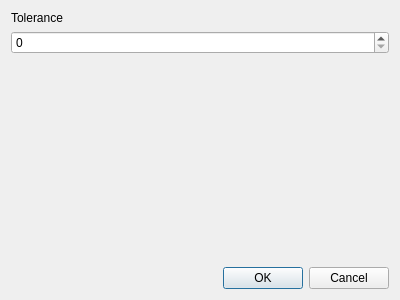
<?xml version="1.0" encoding="UTF-8"?>
<ui version="4.0">
 <class>Dialog</class>
 <widget class="QDialog" name="Dialog">
  <property name="geometry">
   <rect>
    <x>0</x>
    <y>0</y>
    <width>400</width>
    <height>300</height>
   </rect>
  </property>
  <property name="windowTitle">
   <string>Dialog</string>
  </property>
  <layout class="QVBoxLayout" name="verticalLayout">
   <item>
    <widget class="QLabel" name="label">
     <property name="sizePolicy">
      <sizepolicy hsizetype="Preferred" vsizetype="Preferred">
       <horstretch>0</horstretch>
       <verstretch>0</verstretch>
      </sizepolicy>
     </property>
     <property name="statusTip">
      <string>How close two points in a sequence must be to be considered the same.</string>
     </property>
     <property name="whatsThis">
      <string>&lt;html&gt;&lt;head/&gt;&lt;body&gt;&lt;p&gt;How close two points in a sequence must be to be considered the same.&lt;/p&gt;&lt;p&gt;Points are merged using HCA. Sequence starts are always drawn from the lowest of the set of merged points, whilst sequence ends are always drawn from the highest.&lt;/p&gt;&lt;/body&gt;&lt;/html&gt;</string>
     </property>
     <property name="text">
      <string>Tolerance</string>
     </property>
    </widget>
   </item>
   <item>
    <widget class="QSpinBox" name="NUM_TOLERANCE">
     <property name="statusTip">
      <string>How close two points in a sequence must be to be considered the same.</string>
     </property>
     <property name="whatsThis">
      <string>&lt;html&gt;&lt;head/&gt;&lt;body&gt;&lt;p&gt;How close two points in a sequence must be to be considered the same.&lt;/p&gt;&lt;p&gt;Points are merged using HCA. Sequence starts are always drawn from the lowest of the set of merged points, whilst sequence ends are always drawn from the highest.&lt;/p&gt;&lt;/body&gt;&lt;/html&gt;</string>
     </property>
     <property name="accelerated">
      <bool>true</bool>
     </property>
    </widget>
   </item>
   <item>
    <spacer name="verticalSpacer">
     <property name="orientation">
      <enum>Qt::Vertical</enum>
     </property>
     <property name="sizeHint" stdset="0">
      <size>
       <width>20</width>
       <height>40</height>
      </size>
     </property>
    </spacer>
   </item>
   <item>
    <widget class="QDialogButtonBox" name="BTNBOX_MAIN">
     <property name="orientation">
      <enum>Qt::Horizontal</enum>
     </property>
     <property name="standardButtons">
      <set>QDialogButtonBox::Cancel|QDialogButtonBox::Ok</set>
     </property>
    </widget>
   </item>
  </layout>
 </widget>
 <resources/>
 <connections/>
</ui>
